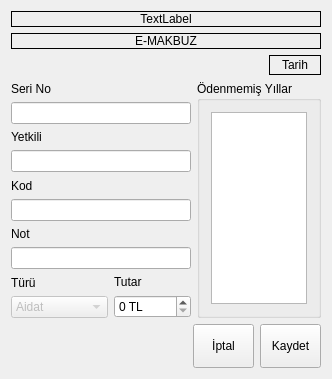
<?xml version="1.0" encoding="UTF-8"?>
<ui version="4.0">
 <class>Makbuz</class>
 <widget class="QDialog" name="Makbuz">
  <property name="geometry">
   <rect>
    <x>0</x>
    <y>0</y>
    <width>332</width>
    <height>379</height>
   </rect>
  </property>
  <layout class="QVBoxLayout" name="verticalLayout_9">
   <item>
    <layout class="QVBoxLayout" name="verticalLayout_2">
     <item>
      <widget class="QLabel" name="labelKurum">
       <property name="frameShape">
        <enum>QFrame::Box</enum>
       </property>
       <property name="text">
        <string>TextLabel</string>
       </property>
       <property name="alignment">
        <set>Qt::AlignCenter</set>
       </property>
      </widget>
     </item>
     <item>
      <widget class="QLabel" name="label">
       <property name="frameShape">
        <enum>QFrame::Box</enum>
       </property>
       <property name="text">
        <string>E-MAKBUZ</string>
       </property>
       <property name="alignment">
        <set>Qt::AlignCenter</set>
       </property>
      </widget>
     </item>
    </layout>
   </item>
   <item>
    <layout class="QHBoxLayout" name="horizontalLayout_3" stretch="5,1">
     <item>
      <spacer name="horizontalSpacer_2">
       <property name="orientation">
        <enum>Qt::Horizontal</enum>
       </property>
       <property name="sizeHint" stdset="0">
        <size>
         <width>40</width>
         <height>20</height>
        </size>
       </property>
      </spacer>
     </item>
     <item>
      <widget class="QLabel" name="labelDate">
       <property name="frameShape">
        <enum>QFrame::Box</enum>
       </property>
       <property name="text">
        <string>Tarih</string>
       </property>
       <property name="alignment">
        <set>Qt::AlignCenter</set>
       </property>
      </widget>
     </item>
    </layout>
   </item>
   <item>
    <layout class="QHBoxLayout" name="horizontalLayout_4" stretch="4,2">
     <item>
      <layout class="QVBoxLayout" name="verticalLayout">
       <item>
        <layout class="QVBoxLayout" name="verticalLayout_8">
         <item>
          <widget class="QLabel" name="label_4">
           <property name="text">
            <string>Seri No</string>
           </property>
          </widget>
         </item>
         <item>
          <widget class="QLineEdit" name="lineEditSerial">
           <property name="clearButtonEnabled">
            <bool>true</bool>
           </property>
          </widget>
         </item>
        </layout>
       </item>
       <item>
        <layout class="QVBoxLayout" name="verticalLayout_7">
         <item>
          <widget class="QLabel" name="label_2">
           <property name="text">
            <string>Yetkili</string>
           </property>
          </widget>
         </item>
         <item>
          <widget class="QLineEdit" name="lineEditResponsible">
           <property name="clearButtonEnabled">
            <bool>true</bool>
           </property>
          </widget>
         </item>
        </layout>
       </item>
       <item>
        <layout class="QVBoxLayout" name="verticalLayout_6">
         <item>
          <widget class="QLabel" name="label_5">
           <property name="text">
            <string>Kod</string>
           </property>
          </widget>
         </item>
         <item>
          <widget class="QLineEdit" name="lineEditCode">
           <property name="clearButtonEnabled">
            <bool>true</bool>
           </property>
          </widget>
         </item>
        </layout>
       </item>
       <item>
        <layout class="QVBoxLayout" name="verticalLayout_4">
         <item>
          <widget class="QLabel" name="label_7">
           <property name="text">
            <string>Not</string>
           </property>
          </widget>
         </item>
         <item>
          <widget class="QLineEdit" name="lineEditNote">
           <property name="clearButtonEnabled">
            <bool>true</bool>
           </property>
          </widget>
         </item>
        </layout>
       </item>
       <item>
        <layout class="QHBoxLayout" name="horizontalLayout_2" stretch="3,0">
         <item>
          <layout class="QVBoxLayout" name="verticalLayout_5">
           <item>
            <widget class="QLabel" name="label_6">
             <property name="text">
              <string>Türü</string>
             </property>
            </widget>
           </item>
           <item>
            <widget class="QComboBox" name="comboBoxPayType">
             <property name="enabled">
              <bool>false</bool>
             </property>
             <item>
              <property name="text">
               <string>Aidat</string>
              </property>
             </item>
             <item>
              <property name="text">
               <string>Şartlı Bağış</string>
              </property>
             </item>
            </widget>
           </item>
          </layout>
         </item>
         <item>
          <layout class="QVBoxLayout" name="verticalLayout_3">
           <item>
            <widget class="QLabel" name="label_3">
             <property name="text">
              <string>Tutar</string>
             </property>
            </widget>
           </item>
           <item>
            <widget class="QSpinBox" name="spinBoxAmount">
             <property name="suffix">
              <string> TL</string>
             </property>
             <property name="maximum">
              <number>10000</number>
             </property>
             <property name="singleStep">
              <number>5</number>
             </property>
            </widget>
           </item>
          </layout>
         </item>
        </layout>
       </item>
      </layout>
     </item>
     <item>
      <widget class="QGroupBox" name="groupBox">
       <property name="title">
        <string>Ödenmemiş Yıllar</string>
       </property>
       <layout class="QVBoxLayout" name="verticalLayout_10">
        <item>
         <widget class="QListWidget" name="listWidgetYears"/>
        </item>
       </layout>
      </widget>
     </item>
    </layout>
   </item>
   <item>
    <layout class="QHBoxLayout" name="horizontalLayout" stretch="3,1,1">
     <item>
      <spacer name="horizontalSpacer">
       <property name="orientation">
        <enum>Qt::Horizontal</enum>
       </property>
       <property name="sizeHint" stdset="0">
        <size>
         <width>40</width>
         <height>20</height>
        </size>
       </property>
      </spacer>
     </item>
     <item>
      <widget class="QToolButton" name="toolButtonCancel">
       <property name="sizePolicy">
        <sizepolicy hsizetype="MinimumExpanding" vsizetype="MinimumExpanding">
         <horstretch>0</horstretch>
         <verstretch>0</verstretch>
        </sizepolicy>
       </property>
       <property name="text">
        <string>İptal</string>
       </property>
      </widget>
     </item>
     <item>
      <widget class="QToolButton" name="toolButtonSave">
       <property name="sizePolicy">
        <sizepolicy hsizetype="MinimumExpanding" vsizetype="MinimumExpanding">
         <horstretch>0</horstretch>
         <verstretch>0</verstretch>
        </sizepolicy>
       </property>
       <property name="text">
        <string>Kaydet</string>
       </property>
      </widget>
     </item>
    </layout>
   </item>
  </layout>
 </widget>
 <layoutdefault spacing="6" margin="11"/>
 <resources/>
 <connections/>
</ui>
